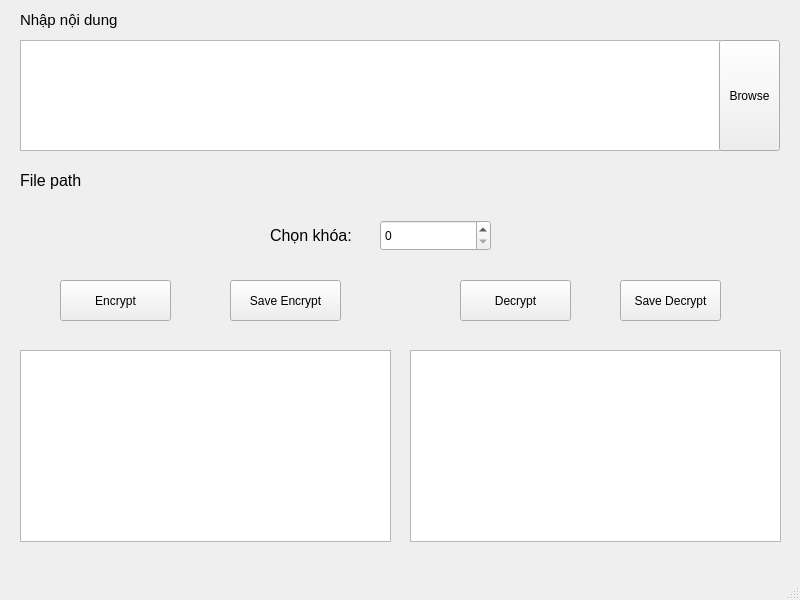
<?xml version="1.0" encoding="UTF-8"?>
<ui version="4.0">
 <class>MainWindow</class>
 <widget class="QMainWindow" name="MainWindow">
  <property name="enabled">
   <bool>true</bool>
  </property>
  <property name="geometry">
   <rect>
    <x>0</x>
    <y>0</y>
    <width>800</width>
    <height>600</height>
   </rect>
  </property>
  <property name="windowTitle">
   <string>MainWindow</string>
  </property>
  <widget class="QWidget" name="centralwidget">
   <widget class="QTextEdit" name="inputTextEdit">
    <property name="geometry">
     <rect>
      <x>20</x>
      <y>40</y>
      <width>701</width>
      <height>111</height>
     </rect>
    </property>
   </widget>
   <widget class="QSpinBox" name="keySpinBox">
    <property name="geometry">
     <rect>
      <x>380</x>
      <y>220</y>
      <width>111</width>
      <height>31</height>
     </rect>
    </property>
   </widget>
   <widget class="QLabel" name="label">
    <property name="geometry">
     <rect>
      <x>20</x>
      <y>10</y>
      <width>151</width>
      <height>21</height>
     </rect>
    </property>
    <property name="text">
     <string>&lt;html&gt;&lt;head/&gt;&lt;body&gt;&lt;p&gt;&lt;span style=&quot; font-size:11pt;&quot;&gt;Nhập nội dung&lt;/span&gt;&lt;/p&gt;&lt;/body&gt;&lt;/html&gt;</string>
    </property>
    <property name="textFormat">
     <enum>Qt::TextFormat::AutoText</enum>
    </property>
   </widget>
   <widget class="QLabel" name="label_2">
    <property name="geometry">
     <rect>
      <x>270</x>
      <y>220</y>
      <width>91</width>
      <height>31</height>
     </rect>
    </property>
    <property name="text">
     <string>&lt;html&gt;&lt;head/&gt;&lt;body&gt;&lt;p&gt;&lt;span style=&quot; font-size:12pt;&quot;&gt;Chọn khóa:&lt;/span&gt;&lt;/p&gt;&lt;/body&gt;&lt;/html&gt;</string>
    </property>
   </widget>
   <widget class="QPushButton" name="browseButton">
    <property name="geometry">
     <rect>
      <x>719</x>
      <y>40</y>
      <width>61</width>
      <height>111</height>
     </rect>
    </property>
    <property name="text">
     <string>Browse</string>
    </property>
   </widget>
   <widget class="QPushButton" name="encryptButton">
    <property name="geometry">
     <rect>
      <x>60</x>
      <y>280</y>
      <width>111</width>
      <height>41</height>
     </rect>
    </property>
    <property name="text">
     <string>Encrypt</string>
    </property>
   </widget>
   <widget class="QTextEdit" name="encryptedTextEdit">
    <property name="geometry">
     <rect>
      <x>20</x>
      <y>350</y>
      <width>371</width>
      <height>192</height>
     </rect>
    </property>
    <property name="readOnly">
     <bool>true</bool>
    </property>
   </widget>
   <widget class="QTextEdit" name="decryptedTextEdit">
    <property name="geometry">
     <rect>
      <x>410</x>
      <y>350</y>
      <width>371</width>
      <height>192</height>
     </rect>
    </property>
    <property name="readOnly">
     <bool>true</bool>
    </property>
   </widget>
   <widget class="QPushButton" name="decryptButton">
    <property name="geometry">
     <rect>
      <x>460</x>
      <y>280</y>
      <width>111</width>
      <height>41</height>
     </rect>
    </property>
    <property name="text">
     <string>Decrypt</string>
    </property>
   </widget>
   <widget class="QLabel" name="label_3">
    <property name="geometry">
     <rect>
      <x>20</x>
      <y>170</y>
      <width>61</width>
      <height>21</height>
     </rect>
    </property>
    <property name="text">
     <string>&lt;html&gt;&lt;head/&gt;&lt;body&gt;&lt;p&gt;&lt;span style=&quot; font-size:12pt;&quot;&gt;File path:&lt;/span&gt;&lt;/p&gt;&lt;/body&gt;&lt;/html&gt;</string>
    </property>
   </widget>
   <widget class="QLabel" name="filePathLabel">
    <property name="geometry">
     <rect>
      <x>90</x>
      <y>170</y>
      <width>691</width>
      <height>21</height>
     </rect>
    </property>
    <property name="text">
     <string/>
    </property>
   </widget>
   <widget class="QPushButton" name="saveEncryptedButton">
    <property name="geometry">
     <rect>
      <x>230</x>
      <y>280</y>
      <width>111</width>
      <height>41</height>
     </rect>
    </property>
    <property name="text">
     <string>Save Encrypt</string>
    </property>
   </widget>
   <widget class="QPushButton" name="saveDecryptedButton">
    <property name="geometry">
     <rect>
      <x>620</x>
      <y>280</y>
      <width>101</width>
      <height>41</height>
     </rect>
    </property>
    <property name="text">
     <string>Save Decrypt</string>
    </property>
   </widget>
  </widget>
  <widget class="QMenuBar" name="menubar">
   <property name="geometry">
    <rect>
     <x>0</x>
     <y>0</y>
     <width>800</width>
     <height>21</height>
    </rect>
   </property>
  </widget>
  <widget class="QStatusBar" name="statusbar"/>
 </widget>
 <resources/>
 <connections/>
</ui>
